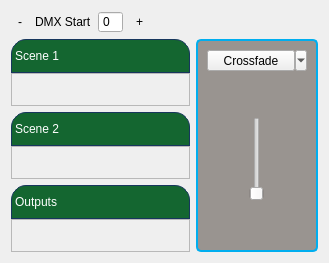
      <widget class="QWidget" name="dmxControlPage">
       <property name="styleSheet">
        <string notr="true">QGroupBox {
	font: 12pt &quot;Source Sans Pro&quot;;
    background-color: #999490;
    border: 2px solid #00aeef;
    border-radius: 5px;
}

QGroupBox::title {
	color: #333333;
    subcontrol-position: top center; /* position at the top center */
}
</string>
       </property>
       <layout class="QGridLayout" name="gridLayout">
        <item row="0" column="0">
         <layout class="QHBoxLayout" name="horizontalLayout_6">
          <item>
           <widget class="QToolButton" name="tbDmxStartPrev">
            <property name="text">
             <string>-</string>
            </property>
            <property name="icon">
             <iconset resource="../res/resources.qrc">
              <normaloff>:/MainWindow/remove_btn.png</normaloff>:/MainWindow/remove_btn.png</iconset>
            </property>
            <property name="iconSize">
             <size>
              <width>32</width>
              <height>32</height>
             </size>
            </property>
            <property name="autoRaise">
             <bool>true</bool>
            </property>
           </widget>
          </item>
          <item>
           <widget class="QLabel" name="label">
            <property name="text">
             <string>DMX Start</string>
            </property>
           </widget>
          </item>
          <item>
           <widget class="QSpinBox" name="sbDmxStart">
            <property name="frame">
             <bool>true</bool>
            </property>
            <property name="buttonSymbols">
             <enum>QAbstractSpinBox::NoButtons</enum>
            </property>
           </widget>
          </item>
          <item>
           <widget class="QToolButton" name="tbDmxStartNext">
            <property name="text">
             <string>+</string>
            </property>
            <property name="icon">
             <iconset resource="../res/resources.qrc">
              <normaloff>:/MainWindow/add_btn.png</normaloff>:/MainWindow/add_btn.png</iconset>
            </property>
            <property name="iconSize">
             <size>
              <width>32</width>
              <height>32</height>
             </size>
            </property>
            <property name="autoRaise">
             <bool>true</bool>
            </property>
           </widget>
          </item>
          <item>
           <spacer name="horizontalSpacer_3">
            <property name="orientation">
             <enum>Qt::Horizontal</enum>
            </property>
            <property name="sizeHint" stdset="0">
             <size>
              <width>40</width>
              <height>20</height>
             </size>
            </property>
           </spacer>
          </item>
         </layout>
        </item>
        <item row="1" column="0">
         <layout class="QVBoxLayout" name="verticalLayout_3">
          <property name="spacing">
           <number>0</number>
          </property>
          <item>
           <widget class="QLabel" name="lblScene1">
            <property name="sizePolicy">
             <sizepolicy hsizetype="Preferred" vsizetype="Expanding">
              <horstretch>0</horstretch>
              <verstretch>0</verstretch>
             </sizepolicy>
            </property>
            <property name="styleSheet">
             <string notr="true">QLabel {
    qproperty-alignment: AlignCenter;
    border: 1px solid #FF17365D;
    border-top-left-radius: 15px;
    border-top-right-radius: 15px;
    background-color: #146630;
    padding: 5px 0px;
    color: rgb(255, 255, 255);
    max-height: 25px;
	font: 14pt &quot;Source Sans Pro&quot;;
}</string>
            </property>
            <property name="text">
             <string>Scene 1</string>
            </property>
           </widget>
          </item>
          <item>
           <widget class="QFrame" name="frScene1">
            <property name="sizePolicy">
             <sizepolicy hsizetype="MinimumExpanding" vsizetype="MinimumExpanding">
              <horstretch>0</horstretch>
              <verstretch>0</verstretch>
             </sizepolicy>
            </property>
            <property name="styleSheet">
             <string notr="true">QFrame #frScene1 {
    border: 1px solid #262524;
    border-bottom-left-radius: 15px;
    border-bottom-right-radius: 15px;
	background-color: #999490;
}</string>
            </property>
            <property name="frameShape">
             <enum>QFrame::StyledPanel</enum>
            </property>
            <property name="frameShadow">
             <enum>QFrame::Raised</enum>
            </property>
           </widget>
          </item>
         </layout>
        </item>
        <item row="2" column="0">
         <layout class="QVBoxLayout" name="verticalLayout_4">
          <property name="spacing">
           <number>0</number>
          </property>
          <item>
           <widget class="QLabel" name="lblScene2">
            <property name="sizePolicy">
             <sizepolicy hsizetype="Preferred" vsizetype="Expanding">
              <horstretch>0</horstretch>
              <verstretch>0</verstretch>
             </sizepolicy>
            </property>
            <property name="styleSheet">
             <string notr="true">QLabel {
    qproperty-alignment: AlignCenter;
    border: 1px solid #FF17365D;
    border-top-left-radius: 15px;
    border-top-right-radius: 15px;
    background-color: #146630;
    padding: 5px 0px;
    color: rgb(255, 255, 255);
    max-height: 25px;
	font: 14pt &quot;Source Sans Pro&quot;;
}</string>
            </property>
            <property name="text">
             <string>Scene 2</string>
            </property>
           </widget>
          </item>
          <item>
           <widget class="QFrame" name="frScene2">
            <property name="sizePolicy">
             <sizepolicy hsizetype="MinimumExpanding" vsizetype="MinimumExpanding">
              <horstretch>0</horstretch>
              <verstretch>0</verstretch>
             </sizepolicy>
            </property>
            <property name="styleSheet">
             <string notr="true">QFrame #frScene2 {
    border: 1px solid #262524;
    border-bottom-left-radius: 15px;
    border-bottom-right-radius: 15px;
	background-color: #999490;
}</string>
            </property>
            <property name="frameShape">
             <enum>QFrame::StyledPanel</enum>
            </property>
            <property name="frameShadow">
             <enum>QFrame::Raised</enum>
            </property>
           </widget>
          </item>
         </layout>
        </item>
        <item row="3" column="0">
         <layout class="QVBoxLayout" name="verticalLayout_6">
          <property name="spacing">
           <number>0</number>
          </property>
          <item>
           <widget class="QLabel" name="lblScene1_2">
            <property name="sizePolicy">
             <sizepolicy hsizetype="Preferred" vsizetype="Expanding">
              <horstretch>0</horstretch>
              <verstretch>0</verstretch>
             </sizepolicy>
            </property>
            <property name="styleSheet">
             <string notr="true">QLabel {
    qproperty-alignment: AlignCenter;
    border: 1px solid #FF17365D;
    border-top-left-radius: 15px;
    border-top-right-radius: 15px;
    background-color: #146630;
    padding: 5px 0px;
    color: rgb(255, 255, 255);
    max-height: 25px;
	font: 14pt &quot;Source Sans Pro&quot;;
}</string>
            </property>
            <property name="text">
             <string>Outputs</string>
            </property>
           </widget>
          </item>
          <item>
           <widget class="QFrame" name="frOutputs">
            <property name="sizePolicy">
             <sizepolicy hsizetype="MinimumExpanding" vsizetype="MinimumExpanding">
              <horstretch>0</horstretch>
              <verstretch>0</verstretch>
             </sizepolicy>
            </property>
            <property name="styleSheet">
             <string notr="true">QFrame #frOutputs {
    border: 1px solid #262524;
    border-bottom-left-radius: 15px;
    border-bottom-right-radius: 15px;
	background-color: #999490;
}

QProgressBar {
	border: 1px solid #262524;
	border-radius: 5px;
	background-color: #e5e5e5;
}

QProgressBar::chunk
{
	background-color: #00aeef;
}</string>
            </property>
            <property name="frameShape">
             <enum>QFrame::StyledPanel</enum>
            </property>
            <property name="frameShadow">
             <enum>QFrame::Raised</enum>
            </property>
           </widget>
          </item>
         </layout>
        </item>
        <item row="1" column="1" rowspan="3">
         <widget class="QGroupBox" name="groupBox">
          <property name="minimumSize">
           <size>
            <width>100</width>
            <height>0</height>
           </size>
          </property>
          <property name="title">
           <string/>
          </property>
          <layout class="QVBoxLayout" name="verticalLayout_5">
           <item>
            <widget class="QToolButton" name="btnCrossfade">
             <property name="sizePolicy">
              <sizepolicy hsizetype="Minimum" vsizetype="Fixed">
               <horstretch>0</horstretch>
               <verstretch>0</verstretch>
              </sizepolicy>
             </property>
             <property name="minimumSize">
              <size>
               <width>100</width>
               <height>0</height>
              </size>
             </property>
             <property name="text">
              <string>Crossfade</string>
             </property>
             <property name="popupMode">
              <enum>QToolButton::MenuButtonPopup</enum>
             </property>
            </widget>
           </item>
           <item>
            <spacer name="verticalSpacer">
             <property name="orientation">
              <enum>Qt::Vertical</enum>
             </property>
             <property name="sizeHint" stdset="0">
              <size>
               <width>20</width>
               <height>40</height>
              </size>
             </property>
            </spacer>
           </item>
           <item>
            <widget class="QSlider" name="slCrossfade">
             <property name="sizePolicy">
              <sizepolicy hsizetype="Minimum" vsizetype="Expanding">
               <horstretch>0</horstretch>
               <verstretch>0</verstretch>
              </sizepolicy>
             </property>
             <property name="minimumSize">
              <size>
               <width>30</width>
               <height>0</height>
              </size>
             </property>
             <property name="styleSheet">
              <string notr="true"/>
             </property>
             <property name="orientation">
              <enum>Qt::Vertical</enum>
             </property>
             <property name="invertedAppearance">
              <bool>false</bool>
             </property>
             <property name="invertedControls">
              <bool>false</bool>
             </property>
            </widget>
           </item>
           <item>
            <spacer name="verticalSpacer_2">
             <property name="orientation">
              <enum>Qt::Vertical</enum>
             </property>
             <property name="sizeHint" stdset="0">
              <size>
               <width>20</width>
               <height>40</height>
              </size>
             </property>
            </spacer>
           </item>
          </layout>
         </widget>
        </item>
       </layout>
      </widget>
